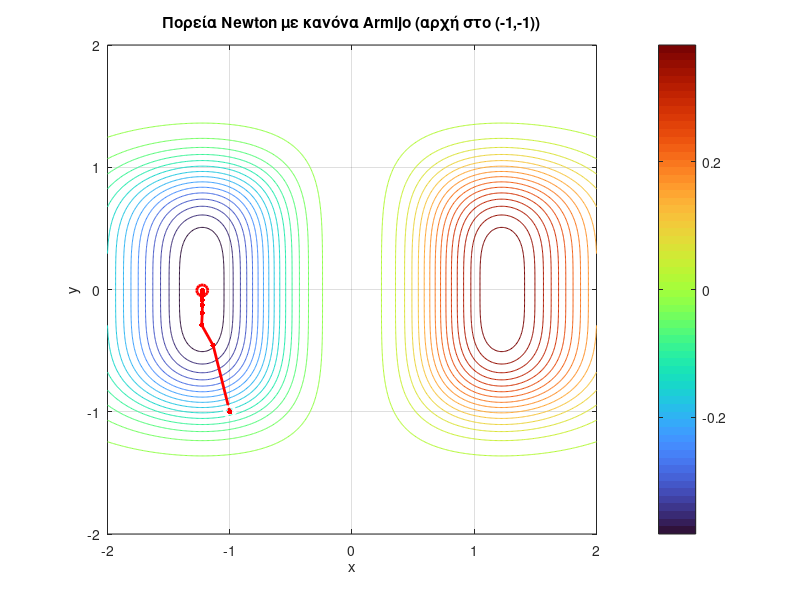

This chart was generated by the following MATLAB code:
clear; clc; close all;

%% Συνάρτηση, gradient, Hessian
f = @(x) x(1).^3 .* exp(-x(1).^2 - x(2).^4);

gradf = @(x) [ ...
    (-2*x(1).^4 + 3*x(1).^2) .* exp(-x(1).^2 - x(2).^4);   % df/dx
    -4*x(1).^3 .* x(2).^3 .* exp(-x(1).^2 - x(2).^4)       % df/dy
];

Hessf = @(x) [ ...
    (4*x(1).^5 - 14*x(1).^3 + 6*x(1)) .* exp(-x(1).^2 - x(2).^4), ...
    (8*x(1).^4.*x(2).^3 - 12*x(1).^2.*x(2).^3) .* exp(-x(1).^2 - x(2).^4); ...
    (8*x(1).^4.*x(2).^3 - 12*x(1).^2.*x(2).^3) .* exp(-x(1).^2 - x(2).^4), ...
    (16*x(1).^3.*x(2).^6 - 12*x(1).^3.*x(2).^2) .* exp(-x(1).^2 - x(2).^4) ...
];

%% Παράμετροι Armijo
alpha = 1e-4;   % 0 < alpha < 1
beta  = 0.5;    % 0 < beta < 1  (συντελεστής συστολής)
s     = 1;      % αρχικό βήμα

%% Newton + Armijo από x0 = (-1,-1)
xk = [-1; -1];      % αρχικό σημείο
maxIter = 50;
tol = 1e-6;

xs = zeros(2, maxIter+1);   % για αποθήκευση της πορείας
xs(:,1) = xk;

numIter = 0;

for k = 1:maxIter
    gk = gradf(xk);

    if norm(gk) < tol
        numIter = k-1;  % δεν έγινε νέο βήμα
        break;
    end

    Hk = Hessf(xk);

    % ---- Διεύθυνση Newton με safeguard ----
    if rcond(Hk) < 1e-12
        % κακός Hessian -> γυρνάμε σε steepest descent
        dk = -gk;
    else
        dk = -Hk \ gk;   % κλασική διεύθυνση Newton
        if gk.'*dk >= 0
            % δεν είναι κατεύθυνση καθόδου -> χρησιμοποιώ -grad
            dk = -gk;
        end
    end

    % ---- Κανόνας Armijo (backtracking) ----
    gamma = s;
    fk = f(xk);
    while f(xk + gamma*dk) > fk + alpha*gamma*(gk.'*dk)
        gamma = beta * gamma;
        if gamma < 1e-10
            % δεν βρίσκουμε αποδεκτό βήμα
            break;
        end
    end

    % ενημέρωση σημείου
    xk = xk + gamma*dk;
    xs(:,k+1) = xk;
    numIter = k;
end

if numIter == 0
    numIter = 1; % μόνο το αρχικό σημείο
end

%% Διάγραμμα πορείας Newton + Armijo
% πλέγμα για τα ισοϋψή
[xGrid, yGrid] = meshgrid(linspace(-2, 2, 400), linspace(-2, 2, 400));
F = (xGrid.^3) .* exp(-xGrid.^2 - yGrid.^4);

figure;
contour(xGrid, yGrid, F, 30); hold on;
colormap turbo;
colorbar;

% πορεία
plot(xs(1,1:numIter+1), xs(2,1:numIter+1), 'r.-', 'LineWidth', 2, 'MarkerSize', 12);

% αρχικό και τελικό σημείο
plot(xs(1,1), xs(2,1), 'wo', 'MarkerSize', 8, 'LineWidth', 2);        % start
plot(xs(1,numIter+1), xs(2,numIter+1), 'ro', 'MarkerSize', 8, 'LineWidth', 2); % end

xlabel('x');
ylabel('y');
title('Πορεία Newton με κανόνα Armijo (αρχή στο (-1,-1))');
grid on;
axis equal;
